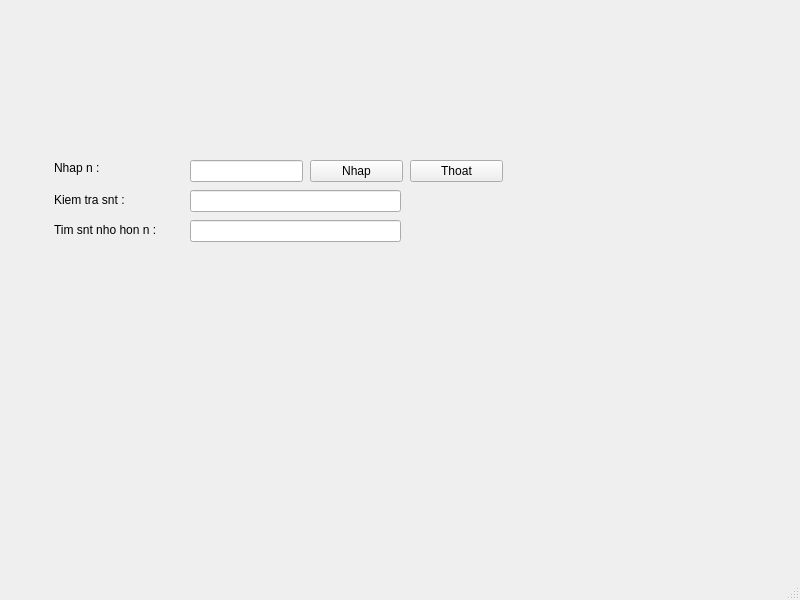
<?xml version="1.0" encoding="UTF-8"?>
<ui version="4.0">
 <class>MainWindow</class>
 <widget class="QMainWindow" name="MainWindow">
  <property name="geometry">
   <rect>
    <x>0</x>
    <y>0</y>
    <width>800</width>
    <height>600</height>
   </rect>
  </property>
  <property name="windowTitle">
   <string>MainWindow</string>
  </property>
  <widget class="QWidget" name="centralwidget">
   <widget class="QLabel" name="label">
    <property name="geometry">
     <rect>
      <x>54</x>
      <y>160</y>
      <width>55</width>
      <height>16</height>
     </rect>
    </property>
    <property name="text">
     <string>Nhap n :</string>
    </property>
   </widget>
   <widget class="QLabel" name="label_2">
    <property name="geometry">
     <rect>
      <x>54</x>
      <y>190</y>
      <width>81</width>
      <height>20</height>
     </rect>
    </property>
    <property name="text">
     <string>Kiem tra snt :</string>
    </property>
   </widget>
   <widget class="QLabel" name="label_3">
    <property name="geometry">
     <rect>
      <x>54</x>
      <y>220</y>
      <width>121</width>
      <height>20</height>
     </rect>
    </property>
    <property name="text">
     <string>Tim snt nho hon n :</string>
    </property>
   </widget>
   <widget class="QLineEdit" name="lineEdit_n">
    <property name="geometry">
     <rect>
      <x>190</x>
      <y>160</y>
      <width>113</width>
      <height>22</height>
     </rect>
    </property>
   </widget>
   <widget class="QLineEdit" name="lineEdit_kt">
    <property name="geometry">
     <rect>
      <x>190</x>
      <y>190</y>
      <width>211</width>
      <height>22</height>
     </rect>
    </property>
   </widget>
   <widget class="QLineEdit" name="lineEdit_nho">
    <property name="geometry">
     <rect>
      <x>190</x>
      <y>220</y>
      <width>211</width>
      <height>22</height>
     </rect>
    </property>
   </widget>
   <widget class="QPushButton" name="pushButton_nhap">
    <property name="geometry">
     <rect>
      <x>310</x>
      <y>160</y>
      <width>93</width>
      <height>22</height>
     </rect>
    </property>
    <property name="text">
     <string>Nhap</string>
    </property>
   </widget>
   <widget class="QPushButton" name="pushButton_thoat">
    <property name="geometry">
     <rect>
      <x>410</x>
      <y>160</y>
      <width>93</width>
      <height>22</height>
     </rect>
    </property>
    <property name="text">
     <string>Thoat</string>
    </property>
   </widget>
  </widget>
  <widget class="QMenuBar" name="menubar">
   <property name="geometry">
    <rect>
     <x>0</x>
     <y>0</y>
     <width>800</width>
     <height>26</height>
    </rect>
   </property>
  </widget>
  <widget class="QStatusBar" name="statusbar"/>
 </widget>
 <resources/>
 <connections/>
</ui>
